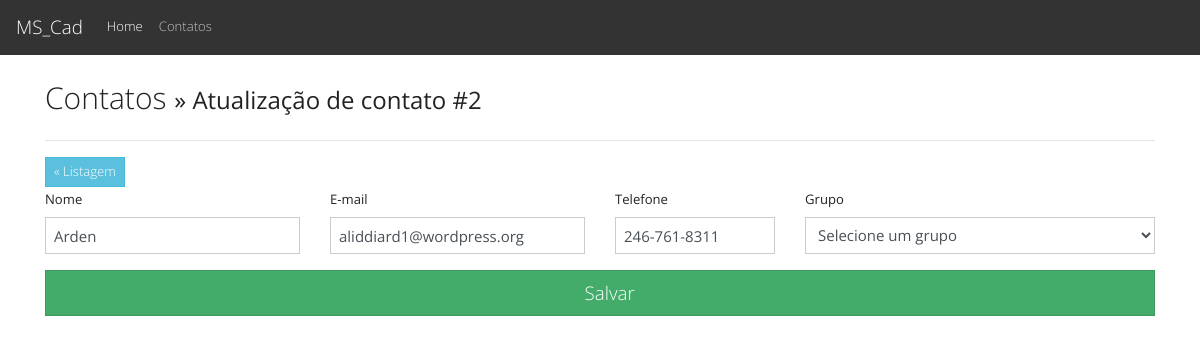
The page /contatos_update.php?id=2 (signed in) on the database its author committed.
### tables this page shows
CREATE TABLE contatos (
    id INT NOT NULL AUTO_INCREMENT,
    grupo_id INT NULL,
    nome VARCHAR(150) NOT NULL,
    email VARCHAR(150) NOT NULL,
    fone VARCHAR(20) NOT NULL,
    PRIMARY KEY(id),
    FOREIGN KEY(grupo_id) REFERENCES grupos(id)
);

### contatos_update.php (the view, shortened to what this page needs)
<?php
    include('inc/conexao.php');
    if(!empty($_GET['id'])) {
        $id =  filter_var($_GET['id']);
        $sql = "SELECT * FROM contatos WHERE id = :id";
        $consulta = $conexao->prepare($sql);
        $consulta->bindValue(':id', $id);
        $resultado = $consulta->execute();
        $registro = $consulta->fetch(PDO::FETCH_OBJ);
    }
?>
<!doctype html>
<html lang="en">
<head>
    <link href="/css/bootstrap.min.css" rel="stylesheet">
    <link href="/css/styles.css" rel="stylesheet">
    <link href="/css/icofont.min.css" rel="stylesheet">
</head>
<body>
<nav class="navbar navbar-expand-md navbar-dark bg-dark fixed-top">
    <a class="navbar-brand" href="/">MS_Cad</a>
    <div class="collapse navbar-collapse" id="navbarsExampleDefault">
        <ul class="navbar-nav mr-auto">
            <li class="nav-item active">
                <a class="nav-link" href="/">Home <span class="sr-only">(current)</span></a>
            </li>
            <li class="nav-item">
                <a class="nav-link" href="contatos.php">Contatos</a>
            </li>
        </ul>
    </div>
</nav>
<main role="main" class="container">
    <div class="row">
        <div class="col">
            <h2>Contatos <small>&raquo; Atualização de contato #<?php echo $registro->id ?></small></h2>
        </div>
    </div>
    <hr>
    <a href="contatos.php" class="btn btn-info btn-sm">&laquo; Listagem</a>
    <form action="contatos_update_save.php" method="post">
        <div class="row">
            <div class="col">
                <div class="form-group">
                    <label for="">Nome</label>
                    <input type="text" class="form-control" name="nome" value="<?php echo $registro->nome ?>">
                </div>
            </div>
            <div class="col">
                <div class="form-group">
                    <label for="">E-mail</label>
                    <input type="email" class="form-control" name="email" value="<?php echo $registro->email ?>">
                </div>
            </div>
            <div class="col col-2">
                <div class="form-group">
                    <label for="">Telefone</label>
                    <input type="text" class="form-control" name="fone" value="<?php echo $registro->fone ?>">
                </div>
            </div>
            <div class="col col-4">
                <div class="form-group">
                    <label for="">Grupo</label>
                    <select class="form-control" name="grupo_id">
                        <option value="">Selecione um grupo</option>
                    </select>
                </div>
            </div>
            <div class="col-12">
                <button class="btn btn-lg btn-success btn-block">
                    <i class="icofont-save"></i> Salvar</button>
            </div>
        </div>
    </form>
</main>
</body>
</html>

### css/styles.css (style rules this page uses)
body { padding-top: 5rem; }

### rows shown on the page
contatos: id "2", nome "Arden", email "aliddiard1@wordpress.org", fone "246-761-8311"
